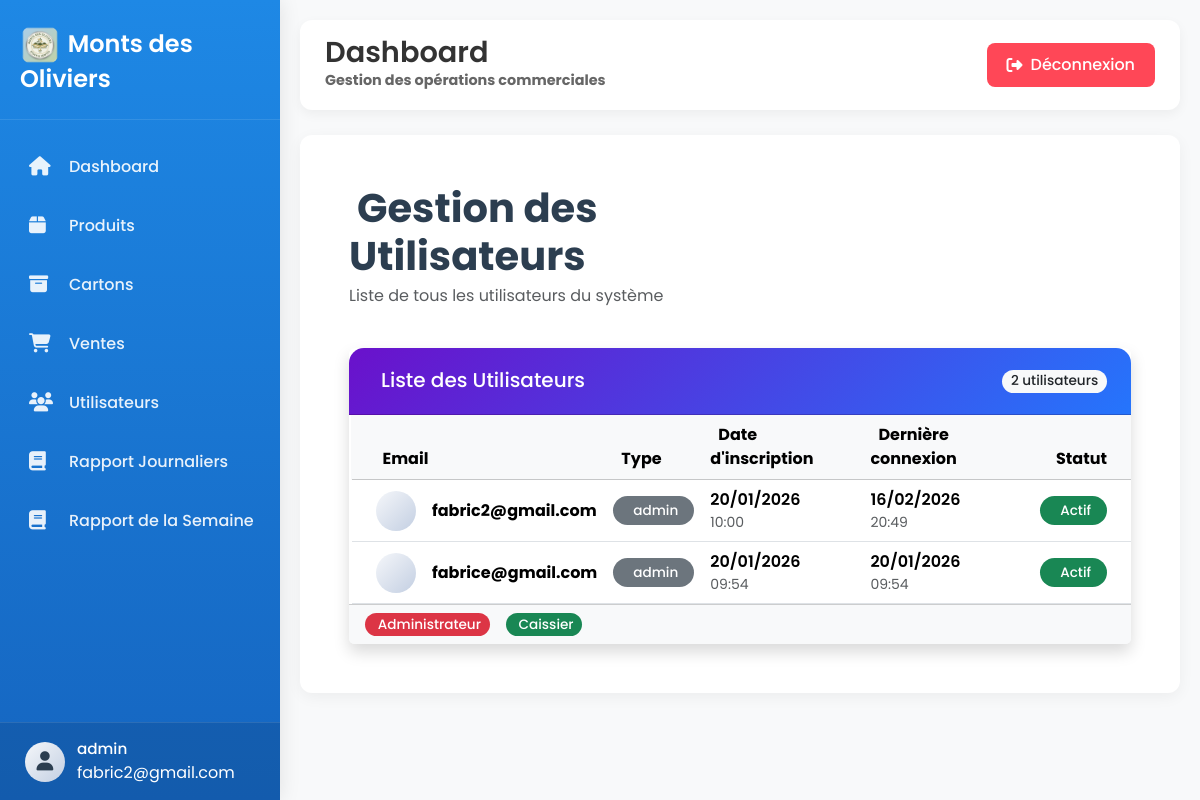
/utilisateurs/ (signed in), run on an earlier commit of the app's database.
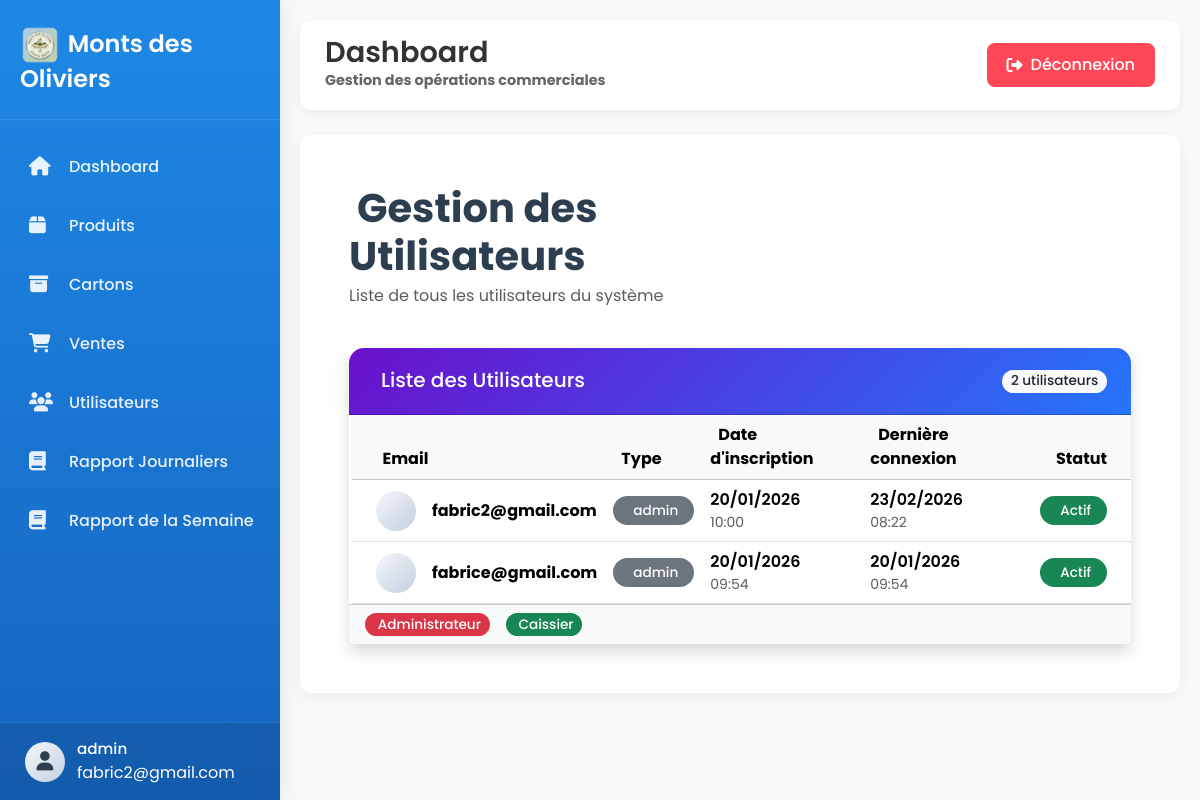
And on a later commit of the database.
### stock_produit/models/user.py (models this page shows, shortened)
class User(AbstractUser):
    USER_TYPE_CHOICES = [
        ('admin', 'Admin'),
        ('caissier', 'Caissier'),
    ]
    username = None
    email = models.EmailField(unique=True)
    user_type = models.CharField(max_length=10, choices=USER_TYPE_CHOICES)
    USERNAME_FIELD = 'email'
    REQUIRED_FIELDS = []

### stock_produit/views.py (the view)
# urls.py: path("utilisateurs/", views.user_list, name="users"),
@login_required
def user_list(request):
    users = User.objects.all().order_by("-date_joined")
    return render(request, "User/utilisateurs.html", {
        "users": users
    })

### stock_produit/templates/User/utilisateurs.html (shortened to what the changed rows need)
{% extends "Base/base.html" %}
{% block content %}
<div class="users-container">
    <div class="row mb-4">
        <div class="col-md-6">
            <h1 class="page-title">
                Gestion des Utilisateurs
            </h1>
        </div>
    </div>
    <div class="card shadow border-0">
        <div class="card-body p-0">
            <div class="table-responsive">
                <table class="table table-hover mb-0">
                    <thead class="table-light">
                        <tr>
                            <th class="ps-4">
                                Email
                            </th>
                            <th>
                                Type
                            </th>
                            <th>
                                Date d'inscription
                            </th>
                            <th>
                                Dernière connexion
                            </th>
                            <th class="text-end pe-4">Statut</th>
                        </tr>
                    </thead>
                    <tbody>
                        {% for u in users %}
                        <tr class="user-row align-middle">
                            <td class="ps-4">
                                <div class="d-flex align-items-center">
                                    <div class="user-avatar me-3">
                                    </div>
                                    <div>
                                        <strong>{{ u.email }}</strong>
                                        <br>
                                    </div>
                                </div>
                            </td>
                            <td>
                                {% with user_type=u.user_type %}
                                <span class="badge
                                    {% if user_type == 'ADMIN' %}bg-danger
                                    {% elif user_type == 'CAISSE' %}bg-success
                                    {% elif user_type == 'MANAGER' %}bg-primary
                                    {% else %}bg-secondary{% endif %} py-2 px-3">
                                    {{ user_type|default:"UTILISATEUR" }}
                                </span>
                                {% endwith %}
                            </td>
                            <td>
                                <div class="d-flex flex-column">
                                    <span class="fw-semibold">{{ u.date_joined|date:"d/m/Y" }}</span>
                                    <small class="text-muted">{{ u.date_joined|time:"H:i" }}</small>
                                </div>
                            </td>
                            <td>
                                {% if u.last_login %}
                                <div class="d-flex flex-column">
                                    <span class="fw-semibold">{{ u.last_login|date:"d/m/Y" }}</span>
                                    <small class="text-muted">{{ u.last_login|time:"H:i" }}</small>
                                </div>
                                {% else %}
                                <span class="text-muted fst-italic">Jamais connecté</span>
                                {% endif %}
                            </td>
                            <td class="text-end pe-4">
                                {% if u.is_active %}
                                <span class="badge bg-success py-2 px-3">
                                    Actif
                                </span>
                                {% else %}
                                <span class="badge bg-danger py-2 px-3">
                                    <i class="bi bi-x-circle me-1"></i>Inactif
                                </span>
                                {% endif %}
                            </td>
                        </tr>
                        {% endfor %}
                    </tbody>
                </table>
            </div>
        </div>
</div>
{% endblock %}

### stock_produit/templates/Base/base.html (shortened to what this page needs)
<!DOCTYPE html>
<html lang="fr">
<head>
    {% load static %}
    <link href="https://cdn.jsdelivr.net/npm/bootstrap@5.3.2/dist/css/bootstrap.min.css" rel="stylesheet">
    <link href="https://cdnjs.cloudflare.com/ajax/libs/font-awesome/6.5.1/css/all.min.css" rel="stylesheet">
</head>
<body>
    <div class="sidebar" id="sidebar">
        <div class="sidebar-header">
            <h3><img src="{% static 'icons/icon-192.png' %}" alt="" class="img-icons"> Monts des Oliviers</h3>
        </div>
        <div class="sidebar-menu">
            <ul>
                <li>
                    <a href="{% url 'dashboard' %}" class="{% if request.path == '/dashboard/' %}active{% endif %}">
                        <i class="fas fa-home"></i>
                        <span>Dashboard</span>
                    </a>
                </li>
                <li>
                    <a href="{% url 'produits' %}" class="{% if 'produits' in request.path %}active{% endif %}">
                        <i class="fas fa-box"></i>
                        <span>Produits</span>
                    </a>
                </li>
                <li>
                    <a href="{% url 'cartons' %}" class="{% if 'cartons' in request.path %}active{% endif %}">
                        <i class="fas fa-archive"></i>
                        <span>Cartons</span>
                    </a>
                </li>
                <li>
                    <a href="{% url 'ventes' %}" class="{% if 'ventes' in request.path %}active{% endif %}">
                        <i class="fas fa-shopping-cart"></i>
                        <span>Ventes</span>
                    </a>
                </li>
                <li>
                    <a href="{% url 'users' %}" class="{% if 'users' in request.path %}active{% endif %}">
                        <i class="fas fa-users"></i>
                        <span>Utilisateurs</span>
                    </a>
                </li>
                <li>
                    <a href="{% url 'rapport_journalier' %}" class="{% if 'rapport_journalier' in request.path %}active{% endif %}">
                        <i class="fa-solid fa-book"></i>
                        <span>Rapport Journaliers</span>
                    </a>
                </li>
                                <li>
                    <a href="{% url 'rapport_semaine' %}" class="{% if 'rapport_semaine' in request.path %}active{% endif %}">
                        <i class="fa-solid fa-book"></i>
                        <span>Rapport de la Semaine</span>
                    </a>
                </li>
            </ul>
        </div>
        <div class="user-profile">
            <div class="user-info">
                <div class="user-avatar">
                    <i class="fas fa-user"></i>
                </div>
                <div>
                    {% if request.user.is_authenticated %}
                    <div class="user-name">{{ request.user.user_type }}</div>
                    <span>{{ request.user.email }}</span>
                    {% endif %}
                </div>
            </div>
        </div>
    </div>
    <div class="main-content" id="mainContent">
        <nav class="top-navbar">
            <div class="left-header">
                <div class="page-title">
                    <h1>{% block page_title %}Dashboard{% endblock %}</h1>
                    <p>{% block page_subtitle %}Gestion des opérations commerciales{% endblock %}</p>
                </div>
            </div>
            <div class="top-actions">
                <a href="{% url 'deconnexion' %}" class="logout-btn">
                    <i class="fas fa-sign-out-alt"></i>
                    Déconnexion
                </a>
            </div>
        </nav>
        <div class="content-card fade-in">
            {% block content %}{% endblock %}
        </div>
    </div>
</body>
</html>

What changed in the data, as far as the page shows it:
changed User "fabric2@gmail.com": last_login "16/02/2026" → "23/02/2026"; last_login "20:49" → "08:22"
